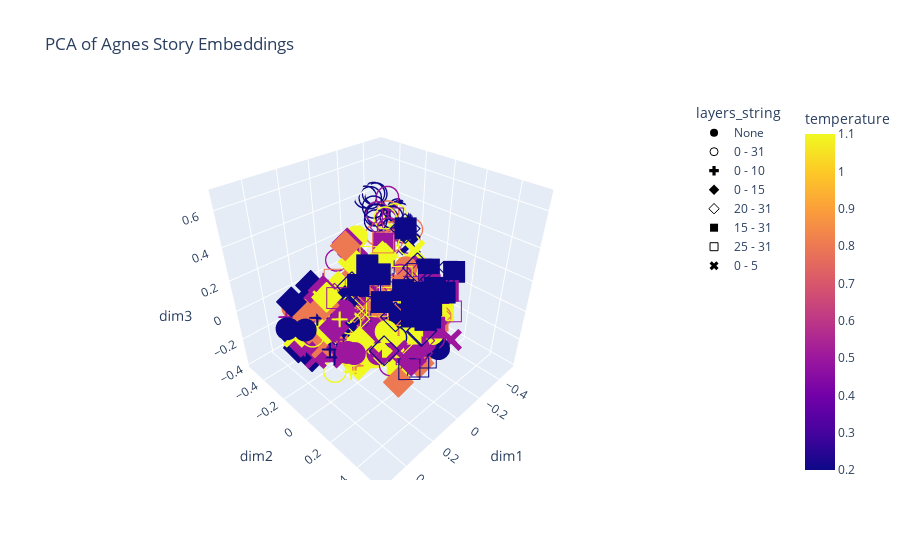

Source (notebook cell):
### Code cell
# carry out pca on embeddings using sklearn
reducer = PCA(n_components=3)
embeddings_reduced = reducer.fit_transform(embeddings)
print(embeddings_reduced.shape)

results_df["dim1"] = embeddings_reduced[:, 0]
results_df["dim2"] = embeddings_reduced[:, 1]
results_df["dim3"] = embeddings_reduced[:, 2]

results_df["truncated_output"] = results_df["output"].str.slice(0,100)
def convert_value(value):
    if value is None:
        return "None"
    else:
        return f"{value[0]} - {value[1]-1}"
results_df['layers_string'] = results_df['transplant_layers'].apply(convert_value)

fig = px.scatter_3d(
    results_df,
    x="dim1",
    y="dim2",
    z="dim3",
    hover_data=["temperature", "layers_string", "truncated_output"],
    title="PCA of Agnes Story Embeddings",
    color="temperature",
    symbol="layers_string",
    symbol_sequence = ['circle', 'circle-open', 'cross', 'diamond',
            'diamond-open', 'square', 'square-open', 'x'],

)
fig.update_layout(coloraxis_colorbar=dict(yanchor="top", y=1, x=100, xref="container"))

fig.update_traces(
    hovertemplate="<br>".join(
        ["Temperature: %{customdata[0]}", "Transplanted Layers: %{customdata[1]}", "Output: %{customdata[2]}"]
    )
)



fig.show()
